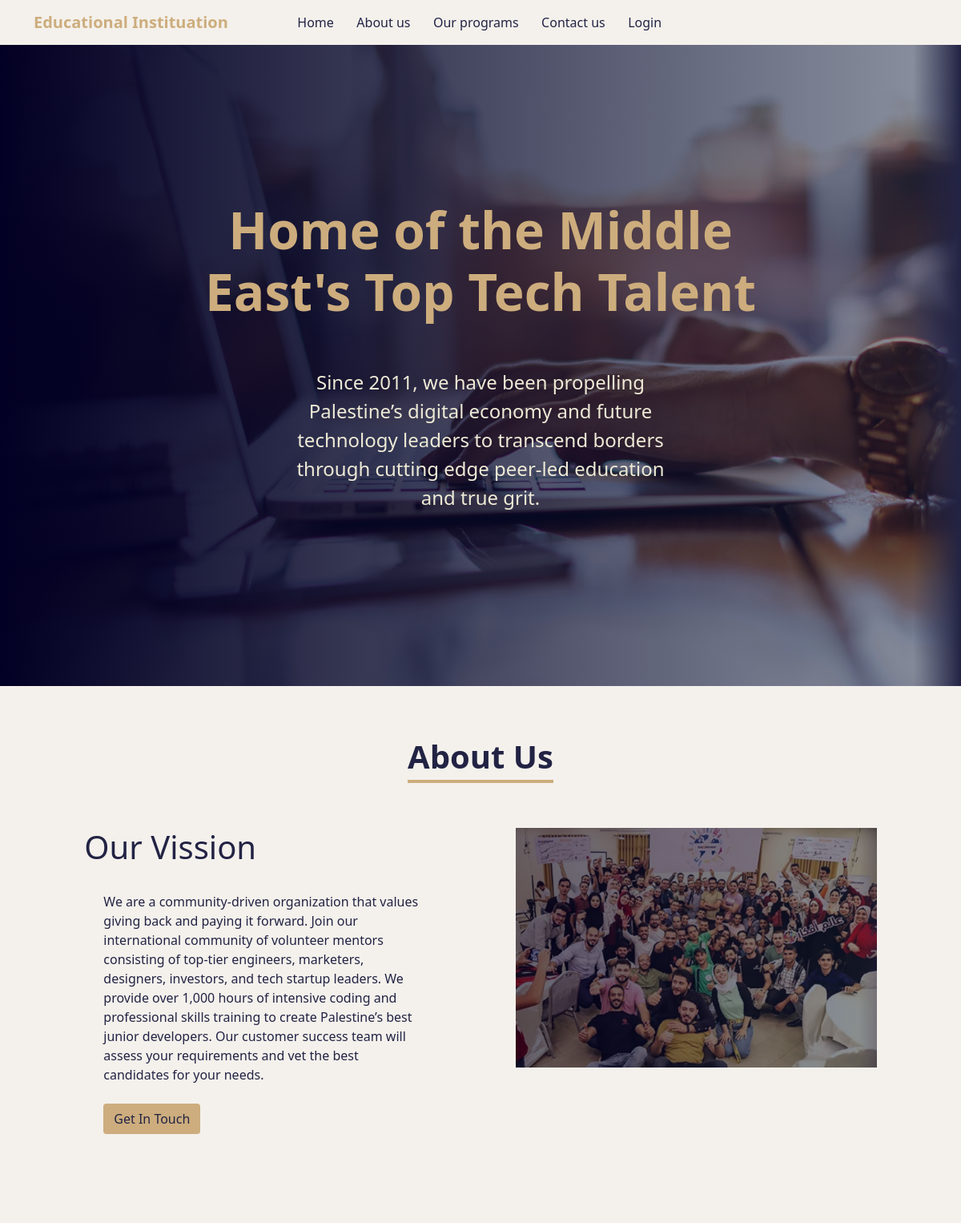
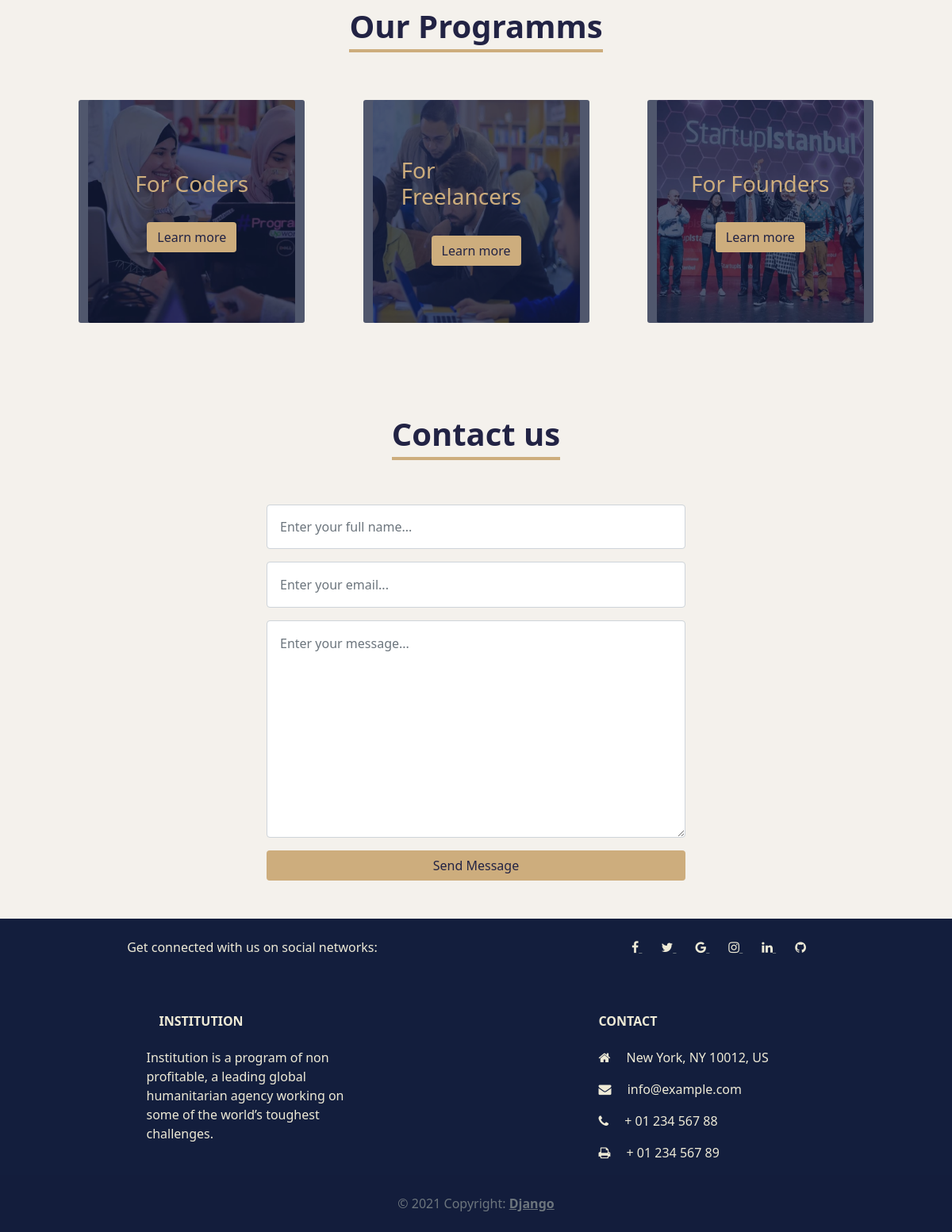
The page / on the database its author committed (2 pictures, top to bottom).
### landingPage/models.py (models this page shows, shortened)
class SingletonModel(models.Model):
    def save(self, *args,**kwargs):
        self.pk=1
        super().save(*args,**kwargs)

class Instituation (SingletonModel):
    name = models.CharField(max_length=100)
    home_title = models.CharField(max_length=100)
    home_description = models.CharField(max_length=300)
    mission = models.CharField(max_length=300)
    about_us = models.CharField(max_length=500)

class Programms(models.Model):
    title = models.CharField(max_length=100)
    description = models.CharField(max_length=500)
    image = models.ImageField(upload_to="media", blank=True)
    def get_photo_url(self):
        if self.image and hasattr(self.image, 'url'):
            return self.image.url
        else:
            return "/static/images/backg1.jpg"

### landingPage/views.py (the view)
# urls.py: path("", views.index, name="index"),
def index(request):
    form = ContactMessagesForm(request.POST or None)
    if request.method == "POST":
        if form.is_valid():
            message = form.save(commit=False)
            message.save()
            return redirect("index")
    inst = Instituation.objects.get(pk=1)
    all_programs = Programms.objects.all()
    return render(request, "landingPage/index.html" , {"instituation": inst, "programs": all_programs, "form": form,})

### landingPage/forms.py
class ContactMessagesForm(forms.ModelForm):
    full_name = forms.CharField(
        required=True,
        widget=forms.widgets.TextInput(
        attrs={
        "placeholder": "Enter your full name...",
        "class": "  form-control mb-1 p-3",
        "style":" height:100%"
        }
        ),
        label="",
         max_length=500
    )
    email = forms.EmailField(
        required=True,
        widget=forms.widgets.TextInput(
        attrs={
        "placeholder": "Enter your email...",
        "class": "form-control mb-1 p-3",
        }
        ),
        label="",
         max_length=500
    )
    message_content = forms.CharField(
        required=True,
        widget=forms.widgets.Textarea(
        attrs={
        "placeholder": "Enter your message...",
        "class": "form-control mb-1 p-3 ",
        }
        ),
        label="",
         max_length=500
    )
    class Meta:
        model = ContactMessages
        exclude = ("user", )

### landingPage/templates/landingPage/index.html (shortened to what this page needs)
{% extends 'basic.html' %}
{% load static %}
{% block body %}
<div class="hero" id="hero" >
    <div class="p-4 col-md-8 ">
        <div class="container py-3 ">
        <h1 class="display-3 fw-bold  hed-color text-center"> {{ instituation.home_title }}</h1><br><br>
        <p class="col-lg-8 fs-4  lead we-are text-center text-justify" style="margin: 0 auto;">{{ instituation.home_description }}</p>
        </div>
        <br>
    </div>
</div>
<section class="p-6 py-lg-3 section-bg" id="about-us">
    <div class="container">
        <div class="text-center p-5">
            <h3 class="dark-blue display-6 fw-bold border-bottom-head">About Us</h3>
        </div>
        <div class="row about-us-content justify-content-evenly">
            <div class="col-lg-5 ">
                <h4 class="dark-blue display-6 "> Our Vission</h4>
                <div class="vission">
                    <p class="dark-blue p-4 text-justify">{{ instituation.about_us }}
                        <br>
                        <br>
                        <a class="btn brown-bg btn-md dark-blue" href="#contact-us" role="button">Get In Touch</a>
                    </p>
                </div>
            </div>
            <div class="col-lg-5  ">
                <div class="mission">
                    <div class="about-us-image">
                        <img class="img-fluid" src="{% static 'images/about-us.jpg' %}" alt="" srcset="" width="100%">
                    </div>
                </div>
            </div>
        </div>
    </div>
</section>
<section class="p-6 py-lg-3 section-bg" id="our-program">
    <div class="container">
        <div class="text-center p-5">
            <h3 class="dark-blue display-6 fw-bold border-bottom-head">Our Programms</h3>
        </div>
            <div class="card-deck row justify-content-evenly">
                {% for program in programs %}
                  <div class="card  text-white col-lg-3 col-sm-7 section-bg m-1 " style="border: none; margin: 15px;">
                        <img class="card-img" src="{{program.get_photo_url }}" alt="Card image" height="100%" width="100%" style="height: 100%;">
                        <div class="card-img-overlay p-5 program-card-overlay" >
                            <h3 class="card-title text-large hed-color ">{{ program.title }}</h3>
                            <br>
                            <a class="btn brown-bg dark-blue" href="{% url 'programms-detail' program.id %}" role="button">Learn more</a>
                        </div>
                  </div>
                {% endfor %}
    </div>
</section>
<section class="p-5 section-bg" id="contact-us">
    <div class="container">
        <div class="text-center p-5">
            <h3 class="dark-blue display-6 fw-bold border-bottom-head">Contact us</h3>
        </div>
        <div class="row justify-content-center">
            <div class=" col-lg-6">
                <form method="post">
                    {{ form.as_p }}
                    <button class="btn  brown-bg dark-blue " type="submit" style="width: 100%;">Send Message</button>
                </form>
            </div>
        </div>
    </div>
</section>
{% endblock %}
{% block footer %}
<div class="col-md-3 col-lg-4 col-xl-3 mx-auto mb-4">
    <h6 class="text-uppercase fw-bold mb-4 we-are">
      {{ instituation.name }}
    </h6>
    <p class="we-are">
        {{ instituation.mission }}
    </p>
  </div>
{% endblock %}

### landingPage/static/landingPage/style.css (style rules this page uses)
.hed-color { color: #CDAD7D!important; }
.hero div { z-index: 1; }
.we-are { color: #EEEAD6!important; }
.dark-blue { color: #222344!important; }
.brown-bg { background-color: #CDAD7D !important; }
.hero { height: 100vh; background-repeat: none; background-size: cover; width: 100%; position: relative; display: flex; align-items: center; justify-content:center; }
.hero::after { content: ""; position: absolute; background: rgb(2,0,36); background: linear-gradient(90deg, rgba(2,0,36,1) 0%, rgba(19,30,61,0.5) 95%, rgba(34,35,68,1) 100%); top: 0; left: 0; height: 100%; width: 100%; }
.about-us-image img { width: 100%; }
.about-us-image { position: relative; }
.about-us-image::after { content: ""; position: absolute; background: rgb(2,0,36); background: linear-gradient(90deg, rgba(2, 0, 36, 0.607) 0%, rgba(19,30,61,0.5) 95%, rgba(34, 35, 68, 0.618) 100%); top: 0; left: 0; height: 100%; width: 100%; }
.section-bg { background-color: #F4F1EC!important; }
.program-card-overlay { background-color: #131e3db9!important; display: flex; flex-direction: column; align-items: center; justify-content: center; }
.border-bottom-head { border-bottom: 4px solid #CDAD7D; display: inline-block; padding-bottom:5px; }

### rows shown on the page
Instituation: home_title "Home of the Middle East's Top Tech Talent", home_description "Since 2011, we have been propelling Palestine’s digital economy and future technology leaders to transcend borders through cutting edge peer-led education and true grit.", about_us "We are a community-driven organization that values giving back and paying it forward. Join our international community of volunteer mentors consisting of top-tier engineers, marketers, designers, investors, and tech startup leaders. We provide over 1,000 hours of intensive coding and professional skills training to create Palestine’s best junior developers. Our customer success team will assess your requirements and vet the best candidates for your needs.", name "INSTITUTION", mission "Institution is a program of non profitable, a leading global humanitarian agency working on some of the world’s toughest challenges."
Programms: get_photo_url (picture), title "For Coders"
Programms: get_photo_url (picture), title "For Freelancers"
Programms: get_photo_url (picture), title "For Founders"
